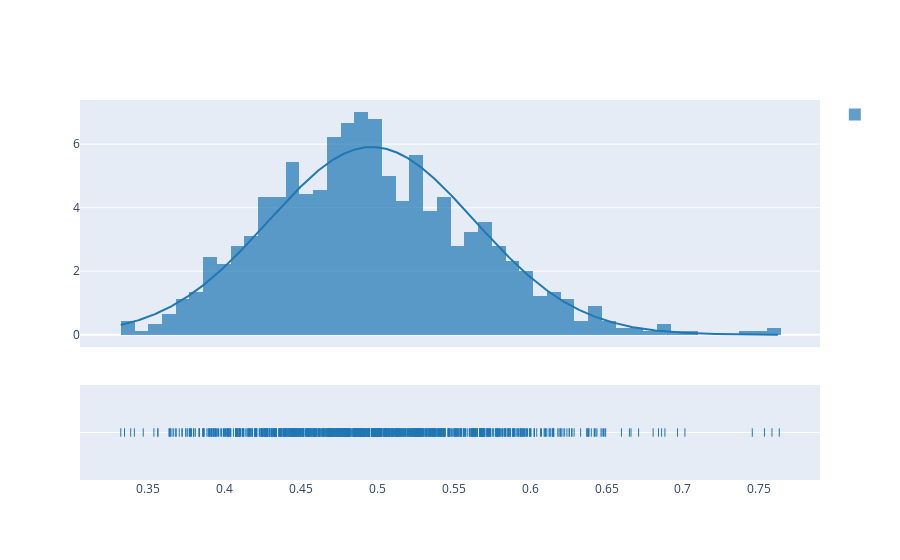

Notebook code cell kept with this figure:
### Code cell
hist_data = [data]
group_labels = ['']

fig = ff.create_distplot(hist_data, group_labels, curve_type='normal', bin_size=0.009)
fig.show()

### Figure 1 — Plotly figure (JSON) as saved in the notebook; plotly's stock layout.template omitted (floating-point values rounded to 4 significant figures; data arrays with more than 128 entries replaced by an {"elided": "..."} marker saying what was removed)
{"data": [{"autobinx": false, "histnorm": "probability density", "legendgroup": "", "marker": {"color": "rgb(31, 119, 180)"}, "name": "", "opacity": 0.7, "type": "histogram", "x": {"elided": "1000 float values"}, "xaxis": "x", "xbins": {"end": 0.7631, "size": 0.009, "start": 0.332}, "yaxis": "y"}, {"legendgroup": "", "marker": {"color": "rgb(31, 119, 180)"}, "mode": "lines", "name": "", "showlegend": false, "type": "scatter", "x": {"elided": "500 float values"}, "xaxis": "x", "y": {"elided": "500 float values"}, "yaxis": "y"}, {"legendgroup": "", "marker": {"color": "rgb(31, 119, 180)", "symbol": "line-ns-open"}, "mode": "markers", "name": "", "showlegend": false, "type": "scatter", "x": {"elided": "1000 float values"}, "xaxis": "x", "y": {"elided": "1000 str values"}, "yaxis": "y2"}], "layout": {"barmode": "overlay", "hovermode": "closest", "legend": {"traceorder": "reversed"}, "xaxis": {"anchor": "y2", "domain": [0, 1], "zeroline": false}, "yaxis": {"anchor": "free", "domain": [0.35, 1], "position": 0}, "yaxis2": {"anchor": "x", "domain": [0, 0.25], "dtick": 1, "showticklabels": false}}}
